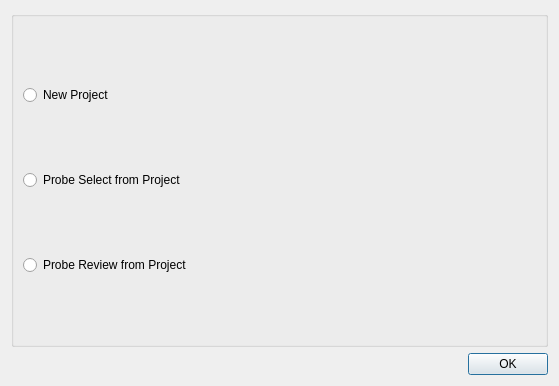
<?xml version="1.0" encoding="UTF-8"?>
<ui version="4.0">
 <class>Dialog</class>
 <widget class="QDialog" name="Dialog">
  <property name="geometry">
   <rect>
    <x>0</x>
    <y>0</y>
    <width>559</width>
    <height>386</height>
   </rect>
  </property>
  <property name="windowTitle">
   <string>Dialog</string>
  </property>
  <layout class="QVBoxLayout" name="verticalLayout_2">
   <item>
    <layout class="QVBoxLayout" name="verticalLayout">
     <item>
      <widget class="QGroupBox" name="groupBox">
       <property name="title">
        <string/>
       </property>
       <layout class="QVBoxLayout" name="verticalLayout_3">
        <item>
         <widget class="QRadioButton" name="radioButton_new">
          <property name="text">
           <string>New Project</string>
          </property>
         </widget>
        </item>
        <item>
         <widget class="QRadioButton" name="radioButton_select">
          <property name="text">
           <string>Probe Select from Project</string>
          </property>
         </widget>
        </item>
        <item>
         <widget class="QRadioButton" name="radioButton_review">
          <property name="text">
           <string>Probe Review from Project</string>
          </property>
         </widget>
        </item>
       </layout>
       <zorder>radioButton_review</zorder>
       <zorder>radioButton_new</zorder>
       <zorder>verticalSpacer_2</zorder>
       <zorder>radioButton_select</zorder>
       <zorder>verticalSpacer</zorder>
       <zorder>radioButton_new</zorder>
       <zorder>radioButton_select</zorder>
       <zorder>radioButton_review</zorder>
      </widget>
     </item>
    </layout>
   </item>
   <item>
    <layout class="QHBoxLayout" name="horizontalLayout">
     <item>
      <spacer name="horizontalSpacer">
       <property name="orientation">
        <enum>Qt::Horizontal</enum>
       </property>
       <property name="sizeHint" stdset="0">
        <size>
         <width>40</width>
         <height>20</height>
        </size>
       </property>
      </spacer>
     </item>
     <item>
      <widget class="QPushButton" name="pushButton_OK">
       <property name="text">
        <string>OK</string>
       </property>
      </widget>
     </item>
    </layout>
   </item>
  </layout>
 </widget>
 <resources/>
 <connections/>
</ui>
